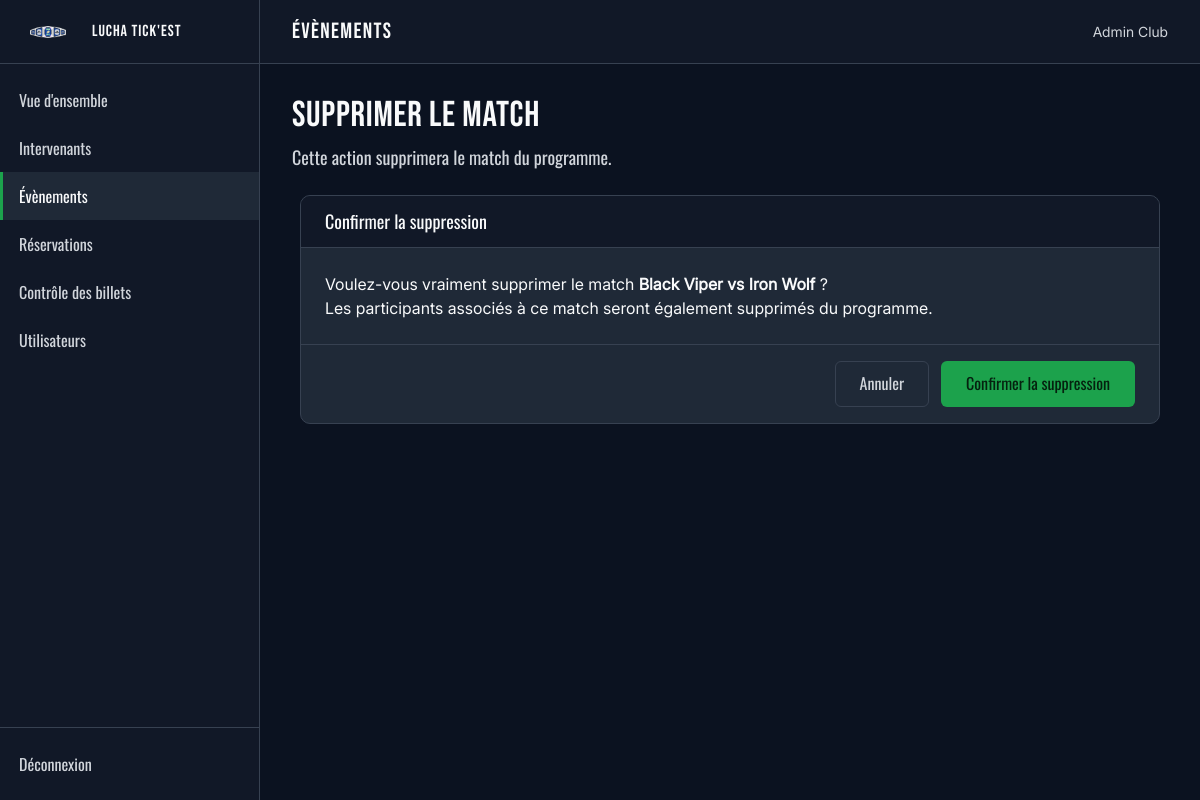
/admin/evenement-match-suppression.php?id=1 (signed in), run on an earlier commit of the app's database.
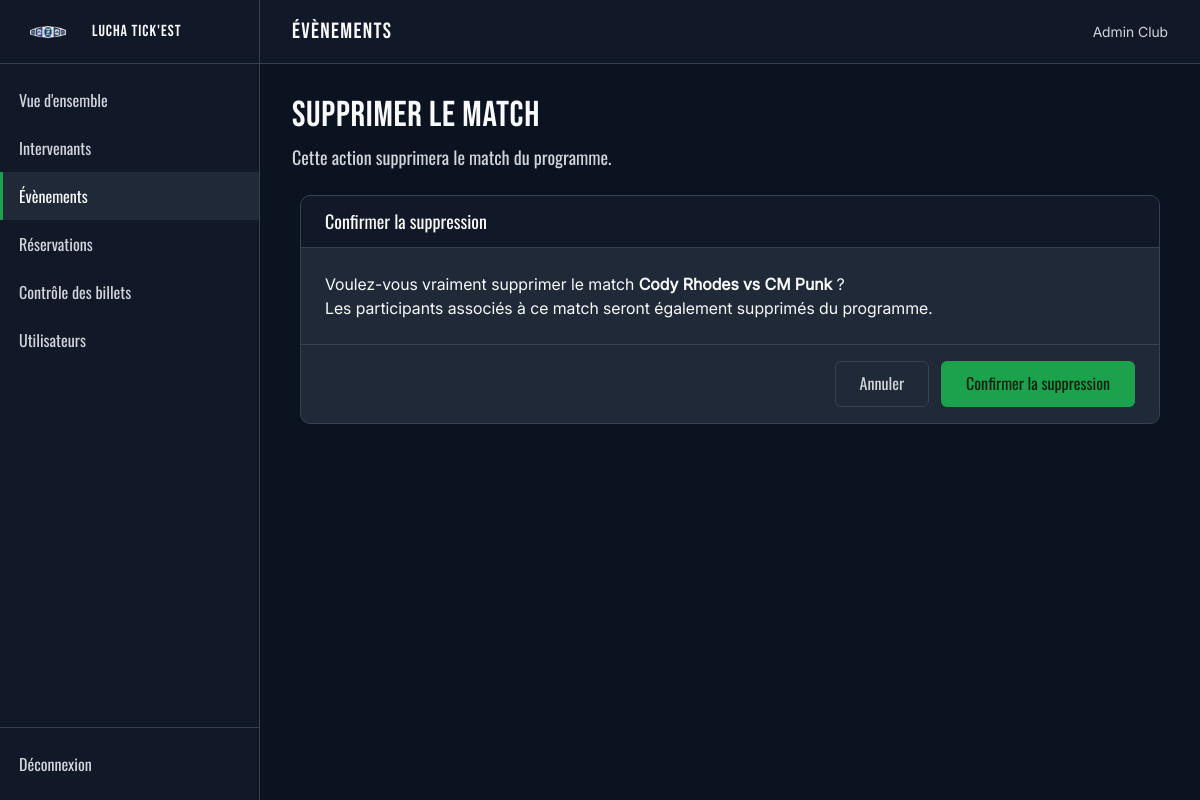
And on a later commit of the database.
### tables this page shows
CREATE TABLE utilisateur (
    id_utilisateur INT NOT NULL AUTO_INCREMENT,
    prenom VARCHAR(100) NOT NULL,
    nom VARCHAR(100) NOT NULL,
    email VARCHAR(255) NOT NULL,
    mdp_hash VARCHAR(255) NOT NULL,
    role_utilisateur VARCHAR(10) NOT NULL DEFAULT 'MEMBRE',
    date_creation_compte DATETIME NOT NULL DEFAULT CURRENT_TIMESTAMP,

    CONSTRAINT pk_utilisateur
        PRIMARY KEY (id_utilisateur),

    CONSTRAINT uq_utilisateur_email
        UNIQUE (email),

    CONSTRAINT chk_utilisateur_prenom_non_vide
        CHECK (CHAR_LENGTH(TRIM(prenom)) > 0),

    CONSTRAINT chk_utilisateur_nom_non_vide
        CHECK (CHAR_LENGTH(TRIM(nom)) > 0),

    CONSTRAINT chk_utilisateur_email_non_vide
        CHECK (CHAR_LENGTH(TRIM(email)) > 0),

    CONSTRAINT chk_utilisateur_mdp_hash_non_vide
        CHECK (CHAR_LENGTH(TRIM(mdp_hash)) > 0),

    CONSTRAINT chk_utilisateur_role
        CHECK (role_utilisateur IN ('MEMBRE', 'ADMIN'))
);

CREATE TABLE match_evenement (
    id_match INT NOT NULL AUTO_INCREMENT,
    nom_match VARCHAR(150) NOT NULL,
    ordre_match TINYINT UNSIGNED NOT NULL,
    id_evenement INT NOT NULL,
    id_type_match INT NOT NULL,

    CONSTRAINT pk_match_evenement
        PRIMARY KEY (id_match),

    CONSTRAINT uq_match_evenement_ordre
        UNIQUE (id_evenement, ordre_match),

    CONSTRAINT chk_match_evenement_nom_non_vide
        CHECK (
            CHAR_LENGTH(TRIM(nom_match)) > 0
        ),

    CONSTRAINT chk_match_evenement_ordre_positif
        CHECK (
            ordre_match >= 1
        ),

    CONSTRAINT fk_match_evenement_evenement
        FOREIGN KEY (id_evenement)
        REFERENCES evenement (id_evenement)
        ON UPDATE RESTRICT
        ON DELETE RESTRICT,

    CONSTRAINT fk_match_evenement_type
        FOREIGN KEY (id_type_match)
        REFERENCES type_match (id_type_match)
        ON UPDATE RESTRICT
        ON DELETE RESTRICT
);

### public/admin/evenement-match-suppression.php (called while the page is built, shortened)
<?php
require dirname(__DIR__, 2) . '/config/bootstrap.php';
$idMatch = (int) ($_GET['id'] ?? 0);
$matchRepository = new MatchRepository($pdo);
$match = $matchRepository->findById($idMatch);
$idEvenement = (int) $match['id_evenement'];
$topbarTitle = 'Évènements';
$adminSection = 'evenements';
require dirname(__DIR__, 2) . '/app/Views/layouts/admin.php';

### config/bootstrap.php (called while the page is built, shortened)
<?php
$config = require __DIR__ . '/app.php';
$database = new Database($config['database']);
$pdo = $database->getConnection();
$pdo->exec('SET time_zone = ' . $pdo->quote(date('P')));
$sessionUtilisateur = $_SESSION['utilisateur'] ?? null;
$utilisateurConnecte = is_array($sessionUtilisateur) ? $sessionUtilisateur : null;
if (
    $utilisateurConnecte !== null && isset($utilisateurConnecte['id'])
) {
    $utilisateurRepository = new UtilisateurRepository($pdo);
    $utilisateurActuel = $utilisateurRepository->findById((int) $utilisateurConnecte['id']);
    if ($utilisateurActuel === null) {
        unset($_SESSION['utilisateur']);
        $utilisateurConnecte = null;
    } else {
        $utilisateurConnecte = $_SESSION['utilisateur'];
    }
}

### app/Repositories/UtilisateurRepository.php (called while the page is built, shortened)
<?php
class UtilisateurRepository
{
    private PDO $pdo;
    public function __construct(PDO $pdo)
    {
        $this->pdo = $pdo;
    }
    public function findById(int $idUtilisateur): ?array
    {
        $statement = $this->pdo->prepare(
            'SELECT
            id_utilisateur,
            prenom,
            nom,
            email,
            mdp_hash,
            role_utilisateur,
            date_creation_compte
        FROM utilisateur
        WHERE id_utilisateur = :id_utilisateur'
        );
        $statement->execute([
            'id_utilisateur' => $idUtilisateur,
        ]);
        $utilisateur = $statement->fetch();
        return $utilisateur ?: null;
    }
}

### app/Repositories/MatchRepository.php (called while the page is built, shortened)
<?php
class MatchRepository
{
    private PDO $pdo;
    public function __construct(PDO $pdo)
    {
        $this->pdo = $pdo;
    }
    public function findById(int $id): ?array
    {
        $statement = $this->pdo->prepare(
            'SELECT
            me.id_match,
            me.nom_match,
            me.ordre_match,
            me.id_evenement,
            me.id_type_match,
            tm.libelle_type_match
        FROM match_evenement me
        INNER JOIN type_match tm
            ON tm.id_type_match = me.id_type_match
        WHERE me.id_match = :id'
        );
        $statement->execute([
            'id' => $id,
        ]);
        $match = $statement->fetch();
        return $match ?: null;
    }
}

### app/Views/pages/admin/evenement-match-suppression.php (the view, shortened to what this page needs)
<main class="admin-content">
    <div class="admin-header">
        <div class="admin-header__text">
            <h1>Supprimer le match</h1>
            <p class="admin-header__description">
                Cette action supprimera le match du programme.
            </p>
        </div>
    </div>
    <div class="admin-centered admin-centered--wide">
        <form method="post">
            <section class="panel">
                <div class="panel__head">
                    <h2 class="panel__title">Confirmer la suppression</h2>
                </div>
                <div class="panel__body">
                    <p>
                        Voulez-vous vraiment supprimer le match
                        <strong>
                            <?= htmlspecialchars($match['nom_match'], ENT_QUOTES, 'UTF-8') ?>
                        </strong>
                        ?
                    </p>
                    <p>Les participants associés à ce match seront également supprimés du programme.</p>
                </div>
                <div class="panel__foot">
                    <div class="admin-form-actions">
                        <a class="btn btn--ghost" href="/admin/evenement.php?id=<?= $idEvenement ?>">Annuler</a>
                        <button class="btn btn--primary" type="submit">Confirmer la suppression</button>
                    </div>
                </div>
            </section>
        </form>
    </div>
</main>

### app/Views/layouts/admin.php (shortened to what this page needs)
<?php
$pageTitle = $pageTitle ?? 'Administration';
$adminSection = $adminSection ?? null;
?>
<!DOCTYPE html>
<html lang="fr">
<head>
    <link rel="stylesheet" href="/assets/css/base.css">
    <link rel="stylesheet" href="/assets/css/components.css">
    <link rel="stylesheet" href="/assets/css/admin.css">
    <link rel="stylesheet" href="/assets/css/admin-components.css">
</head>
<body>
    <div class="admin">
        <?php require __DIR__ . '/../partials/admin/sidebar.php'; ?>
        <div class="admin-main">
            <?php require __DIR__ . '/../partials/admin/topbar.php'; ?>
            <?php require $view; ?>
        </div>
    </div>
</body>
</html>

### app/Views/partials/admin/sidebar.php (shortened to what this page needs)
<aside class="admin-sidebar">
    <a class="admin-brand" href="/admin/">
        <img src="/assets/images/gest-club-logo.png" alt="">
        <span>Lucha Tick'Est</span>
    </a>
    <nav class="admin-nav" aria-label="Navigation de gestion">
        <a class="admin-nav__link<?= $adminSection === 'dashboard' ? ' is-active' : '' ?>" href="/admin/"
            <?= $adminSection === 'dashboard' ? 'aria-current="page"' : '' ?>>
            Vue d'ensemble
        </a>
        <a class="admin-nav__link<?= $adminSection === 'intervenants' ? ' is-active' : '' ?>"
            href="/admin/intervenants.php" <?= $adminSection === 'intervenants' ? 'aria-current="page"' : '' ?>>
            Intervenants
        </a>
        <a class="admin-nav__link<?= $adminSection === 'evenements' ? ' is-active' : '' ?>" href="/admin/evenements.php"
            <?= $adminSection === 'evenements' ? 'aria-current="page"' : '' ?>>
            Évènements
        </a>
        <a class="admin-nav__link<?= $adminSection === 'reservations' ? ' is-active' : '' ?>"
            href="/admin/reservations.php" <?= $adminSection === 'reservations' ? 'aria-current="page"' : '' ?>>
            Réservations
        </a>
        <a class="admin-nav__link<?= $adminSection === 'presences' ? ' is-active' : '' ?>" href="/admin/presences.php"
            <?= $adminSection === 'presences' ? 'aria-current="page"' : '' ?>>
            Contrôle des billets
        </a>
        <a class="admin-nav__link<?= $adminSection === 'utilisateurs' ? ' is-active' : '' ?>"
            href="/admin/utilisateurs.php" <?= $adminSection === 'utilisateurs' ? 'aria-current="page"' : '' ?>>
            Utilisateurs
        </a>
    </nav>
    <div class="admin-sidebar__footer">
        <form action="/deconnexion.php" method="post">
            <button class="admin-nav__link admin-logout" type="submit">Déconnexion</button>
        </form>
    </div>
</aside>

### app/Views/partials/admin/topbar.php
<header class="admin-topbar">
    <p class="admin-topbar__title"><?= htmlspecialchars($topbarTitle ?? $pageTitle, ENT_QUOTES, 'UTF-8') ?></p>
    <p class="admin-topbar__user">
        <?= htmlspecialchars(
            $utilisateurConnecte['prenom'] . ' ' . $utilisateurConnecte['nom']
        ) ?>
    </p>
</header>

### public/assets/css/base.css (style rules this page uses)
:root { color-scheme: dark; --c-bg: #0b1220; --c-bg-alt: #111827; --c-surface: #1f2937; --c-text: #f9fafb; --c-text-muted: #d1d5db; --c-border: #374151; --c-accent: #1ca24c; --c-accent-light: #4ade80; --c-accent-2: #1042af; --c-warning: #fbe484; --c-danger: #f9867d; --c-accent-dark: #17853f; --c-accent-2-dark: #0d368f; --c-accent-soft: rgba(28, 162, 76, 0.14); --c-danger-soft: rgba(249, 134, 125, 0.14); --c-warning-soft: rgba(251, 228, 132, 0.14); --c-surface-soft: rgba(249, 250, 251, 0.04); --f-title: "Bebas Neue", "Oswald", Impact, sans-serif; --f-alt: "Oswald", "Bebas Neue", sans-serif; --f-body: "Inter", Arial, sans-serif; }
*, *::before, *::after { box-sizing: border-box; }
body { margin: 0; min-height: 100vh; display: flex; flex-direction: column; background-color: var(--c-bg); color: var(--c-text); font-family: var(--f-body); font-size: 1rem; line-height: 1.5; }
img, svg { display: block; max-width: 100%; }
a { color: inherit; text-decoration: none; }
button, input, select, textarea { font: inherit; color: inherit; }
button { cursor: pointer; }
h1, h2, h3, h4, p { margin: 0; }
h1, h2, h3, h4 { font-weight: 400; line-height: 1.1; }

### public/assets/css/components.css (style rules this page uses)
.btn { display: inline-flex; align-items: center; justify-content: center; gap: 0.5rem; padding: 0.75rem 1.5rem; border: 1px solid transparent; border-radius: 6px; background-color: var(--c-surface); color: var(--c-text); font-family: var(--f-alt); font-size: 1rem; line-height: 1.2; text-align: center; }
.btn--primary { background-color: var(--c-accent); color: #05210f; }
.btn--ghost { background-color: transparent; border-color: var(--c-border); color: var(--c-text-muted); }

### public/assets/css/admin.css (style rules this page uses)
.admin { flex: 1; display: flex; }
.admin-sidebar { position: sticky; top: 0; align-self: flex-start; flex: 0 0 260px; height: 100vh; display: flex; flex-direction: column; background-color: var(--c-bg-alt); border-right: 1px solid var(--c-border); }
.admin-brand { display: flex; align-items: center; gap: 0.75rem; height: 64px; padding: 0 1rem; border-bottom: 1px solid var(--c-border); flex-shrink: 0; }
.admin-brand img { width: 64px; height: 36px; object-fit: contain; }
.admin-brand span { font-family: var(--f-title); font-size: 1rem; letter-spacing: 0.06em; text-transform: uppercase; white-space: nowrap; }
.admin-nav { flex: 1; overflow-y: auto; padding: 0.75rem 0; }
.admin-nav__link { display: flex; align-items: center; gap: 0.75rem; padding: 0.75rem 1rem; border-left: 3px solid transparent; font-family: var(--f-alt); font-size: 1rem; color: var(--c-text-muted); }
.admin-logout { width: 100%; border: 0; border-left: 3px solid transparent; background: transparent; text-align: left; }
.admin-nav__link.is-active { background-color: var(--c-surface); border-left-color: var(--c-accent); color: var(--c-text); }
.admin-sidebar__footer { flex-shrink: 0; padding: 0.75rem 0; border-top: 1px solid var(--c-border); }
.admin-main { flex: 1; min-width: 0; display: flex; flex-direction: column; }
.admin-topbar { position: sticky; top: 0; z-index: 20; display: flex; align-items: center; justify-content: space-between; gap: 1rem; height: 64px; padding: 0 2rem; background-color: var(--c-bg-alt); border-bottom: 1px solid var(--c-border); }
.admin-topbar__title { font-family: var(--f-title); font-size: 1.375rem; letter-spacing: 0.06em; text-transform: uppercase; }
.admin-topbar__user { font-size: 0.875rem; color: var(--c-text-muted); }
.admin-content { flex: 1; padding: 2rem; }
.admin-content > * + * { margin-top: 1.5rem; }
.admin-header { display: flex; flex-wrap: wrap; align-items: flex-start; justify-content: space-between; gap: 1rem; }
.admin-header__text { min-width: 0; }
.admin-header h1 { font-family: var(--f-title); font-size: 2.25rem; letter-spacing: 0.02em; text-transform: uppercase; }
.admin-header__description { margin-top: 0.5rem; font-family: var(--f-alt); font-size: 1.125rem; color: var(--c-text-muted); }
.panel { overflow: hidden; background-color: var(--c-surface); border: 1px solid var(--c-border); border-radius: 10px; }
.panel__head { display: flex; flex-wrap: wrap; align-items: center; justify-content: space-between; gap: 0.75rem; padding: 1rem 1.5rem; background-color: var(--c-bg-alt); border-bottom: 1px solid var(--c-border); }
.panel__title { font-family: var(--f-alt); font-size: 1.125rem; }
.panel__body { padding: 1.5rem; }
.panel__foot { display: flex; flex-wrap: wrap; justify-content: flex-end; gap: 0.75rem; padding: 1rem 1.5rem; border-top: 1px solid var(--c-border); }

What changed in the data, as far as the page shows it:
changed match_evenement: nom_match "Black Viper vs Iron Wolf" → "Cody Rhodes vs CM Punk"
